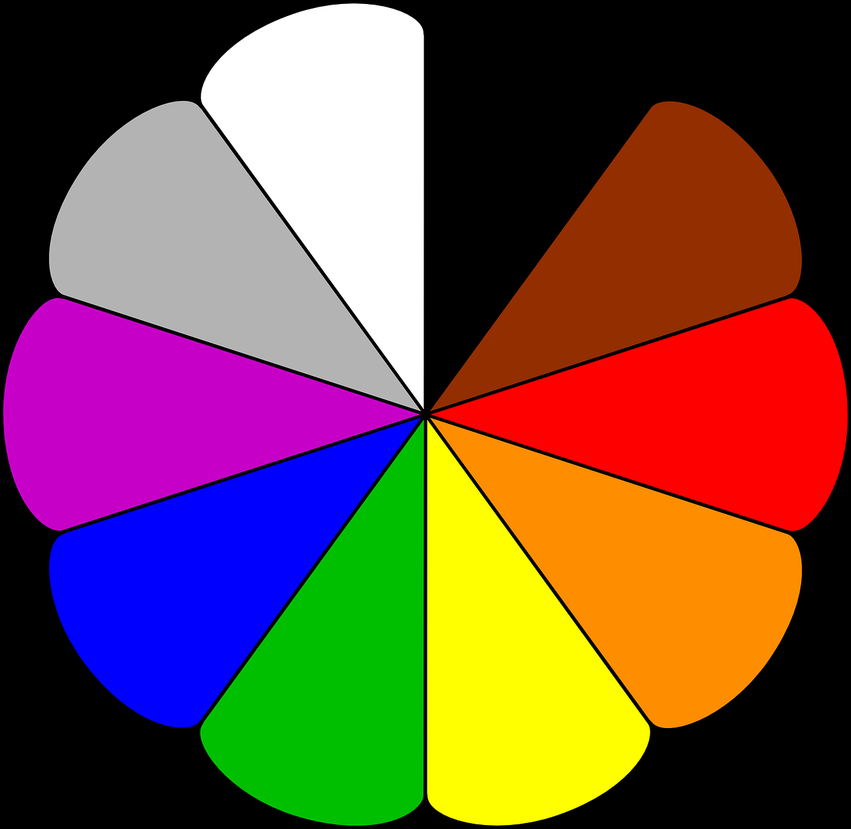
#> input picture Praktikum 5/color.png, 851 x 829 px, shrunk from 1280 x 1248 before the run
$ jupyter execute praktikum5.ipynb
#> lines starting #> are read from the running program, lines starting #| are printed output that depends on the picture
[cell 1]
import cv2
import matplotlib.pyplot as plt
import numpy as np

[cell 2]
img = cv2.imread('color.png')
#> img is the input picture: shape (829, 851, 3); mean B, G, R 65.7, 79, 114.3
plt.imshow(img)
plt.title("Original Image")

[cell 3]
imgrgb = cv2.cvtColor(img, cv2.COLOR_BGR2RGB)
plt.imshow(imgrgb)

[cell 4]
red = imgrgb[:,:,0]
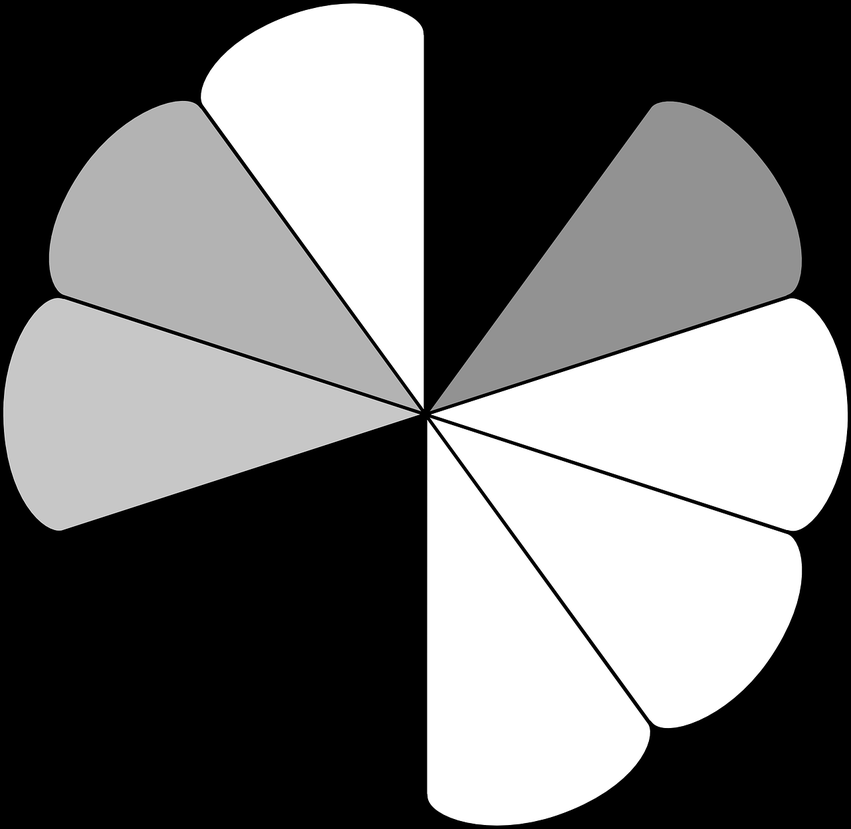
#> red: shape (829, 851); min 0, max 255, mean 114.3
plt.subplot(131)
plt.imshow(red)
plt.title("Layer Red")
plt.subplot(132)
plt.imshow(imgrgb[:,:,1])
plt.title("Layer Green")
plt.subplot(133)
plt.imshow(imgrgb[:,:,2])
plt.title("Layer Blue")
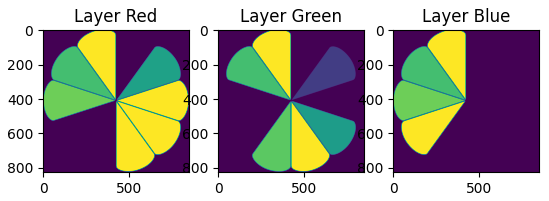
#> figure drawn by matplotlib, 3 panels

[cell 5]
imghsv = cv2.cvtColor(imgrgb, cv2.COLOR_RGB2HSV)
#> imghsv: shape (829, 851, 3); mean H, S, V 29.3, 135.7, 147.3
plt.imshow(imghsv)

[cell 6]
plt.subplot(131)
plt.imshow(imghsv[:,:,0])
plt.title("Layer Hue")
plt.subplot(132)
plt.imshow(imghsv[:,:,1])
plt.title("Layer Sturation")
plt.subplot(133)
plt.imshow(imghsv[:,:,2])
plt.title("Layer Value")
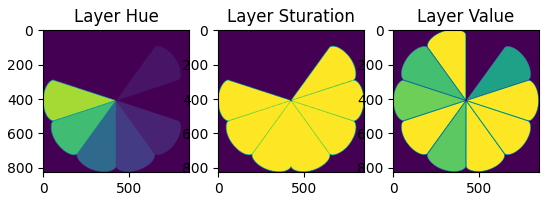
#> figure drawn by matplotlib, 3 panels

[cell 7]
imghls = cv2.cvtColor(imgrgb, cv2.COLOR_RGB2HLS)
#> imghls: shape (829, 851, 3); mean of channels 0, 1, 2 29.3, 89.9, 135.7
plt.imshow(imghls)

[cell 8]
plt.subplot(131)
plt.imshow(imghls[:,:,0])
plt.title("Layer Hue")
plt.subplot(132)
plt.imshow(imghls[:,:,1])
plt.title("Layer Sturation")
plt.subplot(133)
plt.imshow(imghls[:,:,2])
plt.title("Layer Value")
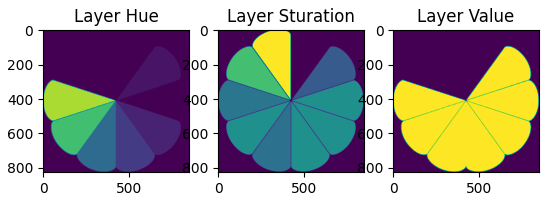
#> figure drawn by matplotlib, 3 panels

[cell 9]
luv = cv2.cvtColor(img, cv2.COLOR_BGR2Luv)
#> luv: shape (829, 851, 3); mean of channels 0, 1, 2 108.1, 114.8, 143.8
plt.imshow(luv)

[cell 10]
plt.subplot(131)
plt.imshow(luv[:,:,0])
plt.subplot(132)
plt.imshow(luv[:,:,1])
plt.subplot(133)
plt.imshow(luv[:,:,2])
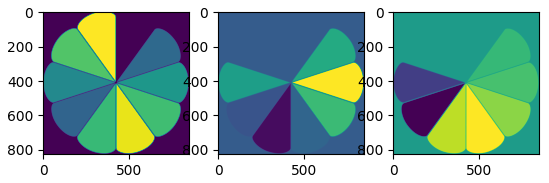
#> figure drawn by matplotlib, 3 panels

[cell 11]
lab = cv2.cvtColor(img, cv2.COLOR_BGR2Lab)
#> lab: shape (829, 851, 3); mean of channels 0, 1, 2 108.4, 144.7, 142.3
plt.imshow(lab)

[cell 12]
plt.subplot(131)
plt.imshow(lab[:,:,0])
plt.subplot(132)
plt.imshow(lab[:,:,1])
plt.subplot(133)
plt.imshow(lab[:,:,2])
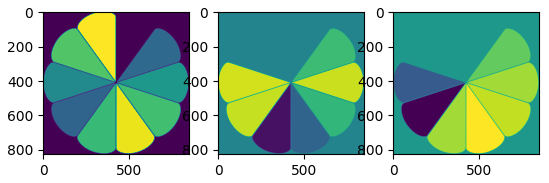
#> figure drawn by matplotlib, 3 panels

[cell 13]
ycr = cv2.cvtColor(img, cv2.COLOR_BGR2YCrCb)
#> ycr: shape (829, 851, 3); mean of channels 0, 1, 2 88, 146.6, 115.4
plt.imshow(ycr)

[cell 14]
plt.subplot(131)
plt.imshow(ycr[:,:,0])
plt.subplot(132)
plt.imshow(ycr[:,:,1])
plt.subplot(133)
plt.imshow(ycr[:,:,2])
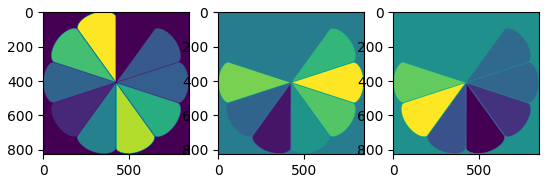
#> figure drawn by matplotlib, 3 panels

$ run again, with Praktikum 5/bentukwarna.jpg saved as Praktikum 5/color.png
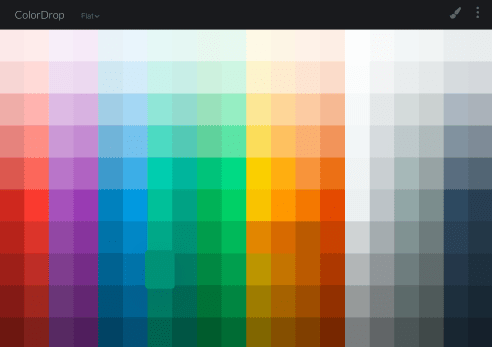
#> input picture Praktikum 5/bentukwarna.jpg, 492 x 347 px
#> img is the input picture: shape (347, 492, 3); mean B, G, R 131.3, 142.9, 137.8
#> `red = imgrgb[:,:,0]`:
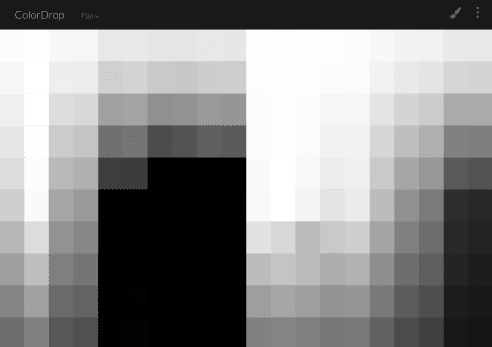
#> red: shape (347, 492); min 0, max 255, mean 137.8
#> imghsv: shape (347, 492, 3); mean H, S, V 76.3, 118.7, 175.6
#> imghls: shape (347, 492, 3); mean of channels 0, 1, 2 76.3, 135.9, 144
#> luv: shape (347, 492, 3); mean of channels 0, 1, 2 151.9, 101.8, 141.3
#> lab: shape (347, 492, 3); mean of channels 0, 1, 2 152.5, 130, 135.4
#> ycr: shape (347, 492, 3); mean of channels 0, 1, 2 140.1, 126.4, 123.1
#> `[cell 14] plt.subplot(131) plt.imshow(ycr[:,:,0]) plt.subplot(132) plt..`:
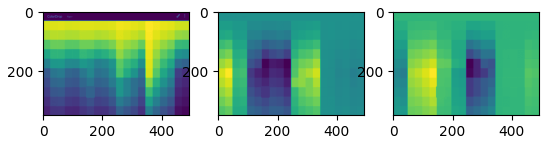
#> figure drawn by matplotlib, 3 panels
